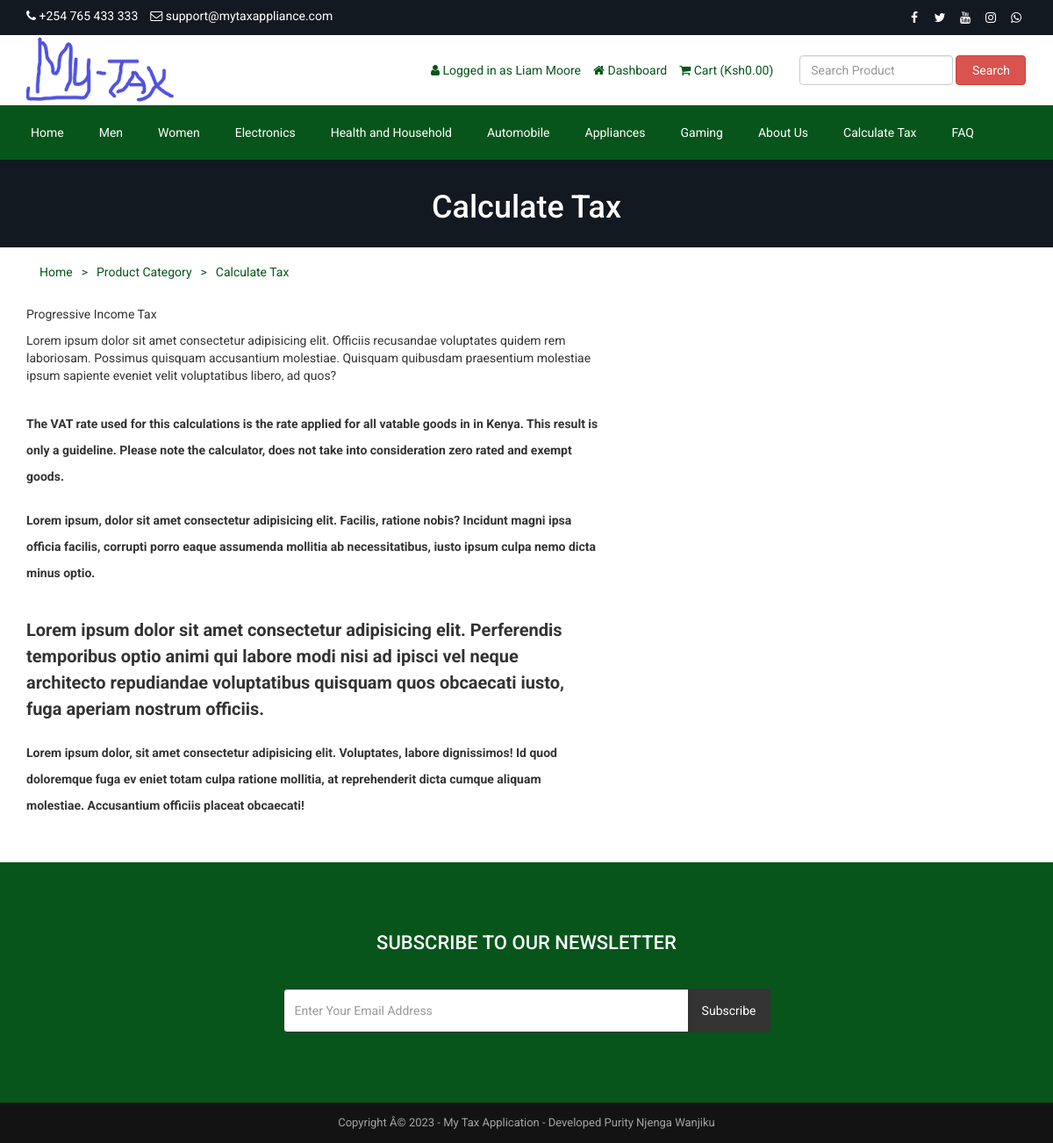
Before: /calculate-tax.php (signed in) with the older database file.
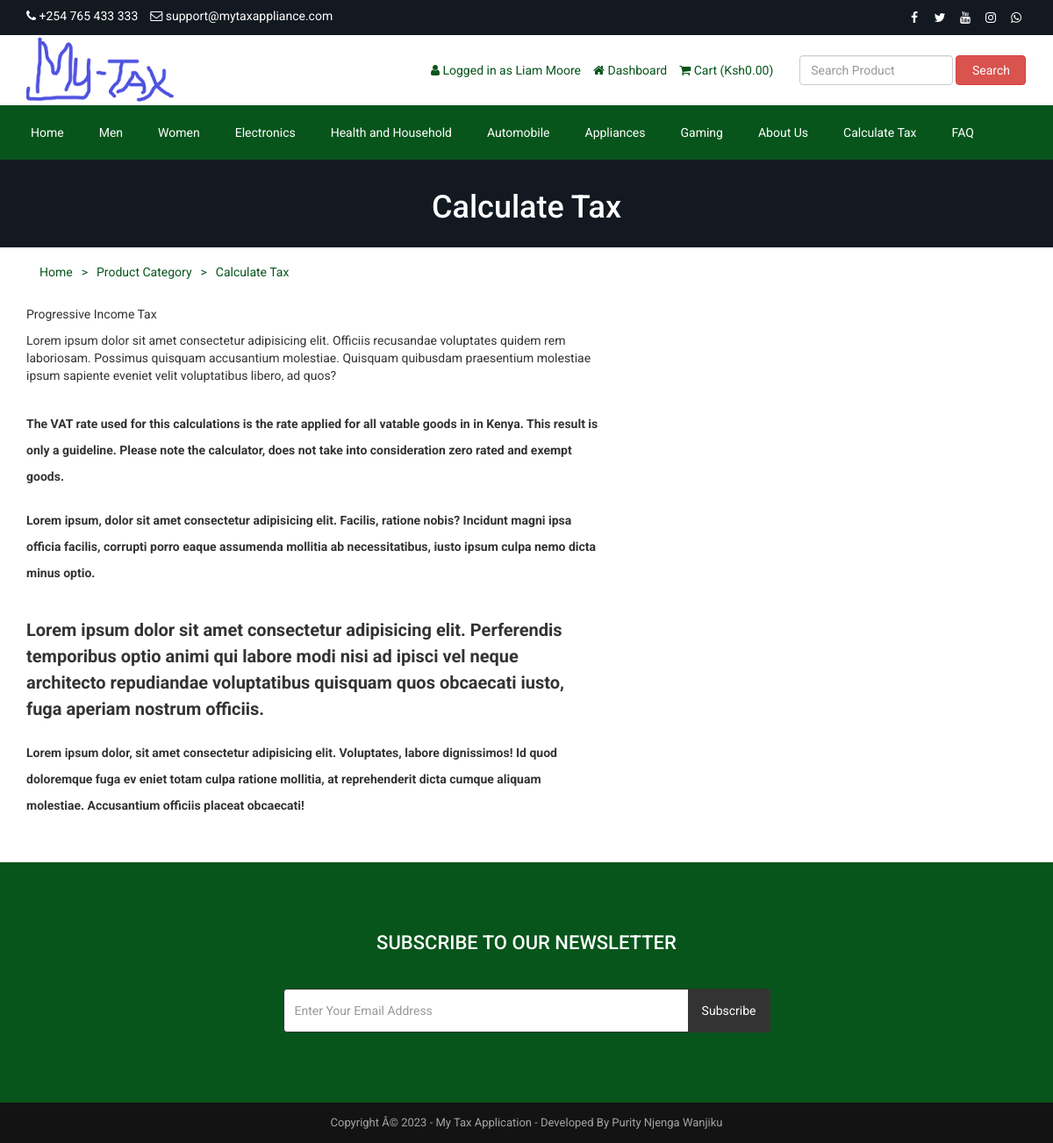
After: the same page with the newer database file.
### tables this page shows
CREATE TABLE `tbl_settings` (
  `id` int(11) NOT NULL,
  `logo` varchar(255) NOT NULL,
  `favicon` varchar(255) NOT NULL,
  `footer_about` text NOT NULL,
  `footer_copyright` text NOT NULL,
  `contact_address` text NOT NULL,
  `contact_email` varchar(255) NOT NULL,
  `contact_phone` varchar(255) NOT NULL,
  `contact_fax` varchar(255) NOT NULL,
  `contact_map_iframe` text NOT NULL,
  `receive_email` varchar(255) NOT NULL,
  `receive_email_subject` varchar(255) NOT NULL,
  `receive_email_thank_you_message` text NOT NULL,
  `forget_password_message` text NOT NULL,
  `total_recent_post_footer` int(11) NOT NULL,
  `total_popular_post_footer` int(11) NOT NULL,
  `total_recent_post_sidebar` int(11) NOT NULL,
  `total_popular_post_sidebar` int(11) NOT NULL,
  `total_featured_product_home` int(11) NOT NULL,
  `total_latest_product_home` int(11) NOT NULL,
  `total_popular_product_home` int(11) NOT NULL,
  `meta_title_home` text NOT NULL,
  `meta_keyword_home` text NOT NULL,
  `meta_description_home` text NOT NULL,
  `banner_login` varchar(2552) NOT NULL,
  `banner_registration` varchar(255) NOT NULL,
  `banner_forget_password` varchar(255) NOT NULL,
  `banner_reset_password` varchar(255) NOT NULL,
  `banner_search` varchar(255) NOT NULL,
  `banner_cart` varchar(255) NOT NULL,
  `banner_checkout` varchar(255) NOT NULL,
  `banner_product_category` varchar(255) NOT NULL,
  `banner_calculate_tax` varchar(255) NOT NULL,
  `banner_blog` varchar(255) NOT NULL,
  `cta_title` varchar(255) NOT NULL,
  `cta_content` text NOT NULL,
  `cta_read_more_text` varchar(255) NOT NULL,
  `cta_read_more_url` varchar(255) NOT NULL,
  `cta_photo` varchar(255) NOT NULL,
  `featured_product_title` varchar(255) NOT NULL,
  `featured_product_subtitle` varchar(255) NOT NULL,
  `latest_product_title` varchar(255) NOT NULL,
  `latest_product_subtitle` varchar(255) NOT NULL,
  `popular_product_title` varchar(255) NOT NULL,
  `popular_product_subtitle` varchar(255) NOT NULL,
  `testimonial_title` varchar(255) NOT NULL,
  `testimonial_subtitle` varchar(255) NOT NULL,
  `testimonial_photo` varchar(255) NOT NULL,
  `blog_title` varchar(255) NOT NULL,
  `blog_subtitle` varchar(255) NOT NULL,
  `newsletter_text` text NOT NULL,
  `paypal_email` varchar(255) NOT NULL,
  `stripe_public_key` varchar(255) NOT NULL,
  `stripe_secret_key` varchar(255) NOT NULL,
  `bank_detail` text NOT NULL,
  `before_head` text NOT NULL,
  `after_body` text NOT NULL,
  `before_body` text NOT NULL,
  `home_service_on_off` int(11) NOT NULL,
  `home_welcome_on_off` int(11) NOT NULL,
  `home_featured_product_on_off` int(11) NOT NULL,
  `home_latest_product_on_off` int(11) NOT NULL,
  `home_popular_product_on_off` int(11) NOT NULL,
  `home_testimonial_on_off` int(11) NOT NULL,
  `home_blog_on_off` int(11) NOT NULL,
  `newsletter_on_off` int(11) NOT NULL,
  `ads_above_welcome_on_off` int(11) NOT NULL,
  `ads_above_featured_product_on_off` int(11) NOT NULL,
  `ads_above_latest_product_on_off` int(11) NOT NULL,
  `ads_above_popular_product_on_off` int(11) NOT NULL,
  `ads_above_testimonial_on_off` int(11) NOT NULL,
  `ads_category_sidebar_on_off` int(11) NOT NULL
);

### calculate-tax.php (the view, shortened to what the changed rows need)
<?php
require_once('header.php');
?>
<?php
$statement = $pdo->prepare("SELECT * FROM tbl_page WHERE id=1");
$statement->execute();
$result = $statement->fetchAll(PDO::FETCH_ASSOC);
foreach ($result as $row) {
    $calculate_tax_title = $row['calculate_tax_title'];
    $calculate_tax_banner = $row['calculate_tax_banner'];
}
?>
<div class="page-banner" style="background-image: url(assets/uploads/<?php echo $calculate_tax_banner; ?>);">
    <div class="inner">
        <h1><?php echo $calculate_tax_title; ?></h1>
    </div>
</div>
<?php require_once('footer.php'); ?>

### header.php (shortened to what the changed rows need)
<?php
include("admin/inc/config.php");
$statement = $pdo->prepare("SELECT * FROM tbl_settings WHERE id=1");
$statement->execute();
$result = $statement->fetchAll(PDO::FETCH_ASSOC);
foreach ($result as $row)
{
	$logo = $row['logo'];
	$contact_email = $row['contact_email'];
	$contact_phone = $row['contact_phone'];
}
?>
<!DOCTYPE html>
<html lang="en">
<head>
	<link rel="stylesheet" href="assets/css/bootstrap.min.css">
	<link rel="stylesheet" href="assets/css/font-awesome.min.css">
	<link rel="stylesheet" href="assets/css/owl.carousel.min.css">
	<link rel="stylesheet" href="assets/css/owl.theme.default.min.css">
	<link rel="stylesheet" href="assets/css/jquery.bxslider.min.css">
    <link rel="stylesheet" href="assets/css/magnific-popup.css">
    <link rel="stylesheet" href="assets/css/rating.css">
	<link rel="stylesheet" href="assets/css/spacing.css">
	<link rel="stylesheet" href="assets/css/bootstrap-touch-slider.css">
	<link rel="stylesheet" href="assets/css/animate.min.css">
	<link rel="stylesheet" href="assets/css/tree-menu.css">
	<link rel="stylesheet" href="assets/css/select2.min.css">
	<link rel="stylesheet" href="assets/css/main.css">
	<link rel="stylesheet" href="assets/css/responsive.css">
	<?php
	$statement = $pdo->prepare("SELECT * FROM tbl_page WHERE id=1");
	$statement->execute();
	$result = $statement->fetchAll(PDO::FETCH_ASSOC);
		?>
</head>
<body>
<div class="top">
	<div class="container">
		<div class="row">
			<div class="col-md-6 col-sm-6 col-xs-12">
				<div class="left">
					<ul>
						<li><i class="fa fa-phone"></i> <?php echo $contact_phone; ?></li>
						<li><i class="fa fa-envelope-o"></i> <?php echo $contact_email; ?></li>
					</ul>
				</div>
			</div>
		</div>
	</div>
</div>
<div class="header">
	<div class="container">
		<div class="row inner">
			<div class="col-md-4 logo">
				<a href="index.php"><img src="assets/uploads/<?php echo $logo; ?>" alt="logo image"></a>
			</div>
		</div>
	</div>
</div>

### footer.php (shortened to what the changed rows need)
<?php
$statement = $pdo->prepare("SELECT * FROM tbl_settings WHERE id=1");
$statement->execute();
$result = $statement->fetchAll(PDO::FETCH_ASSOC);
foreach ($result as $row) {
	$footer_copyright = $row['footer_copyright'];
	$newsletter_on_off = $row['newsletter_on_off'];
}
?>
<?php if ($newsletter_on_off == 1) : ?>
	<section class="home-newsletter">
		<div class="container">
			<div class="row">
				<div class="col-md-6 col-md-offset-3">
					<div class="single">
						<form action="" method="post">
							<h2><?php echo LANG_VALUE_93; ?></h2>
					</div>
				</div>
			</div>
		</div>
	</section>
<?php endif; ?>
<div class="footer-bottom">
	<div class="container">
		<div class="row">
			<div class="col-md-12 copyright">
				<?php echo $footer_copyright; ?>
			</div>
		</div>
	</div>
</div>
</body>
</html>

Changed rows visible on the page:
changed tbl_settings "support@mytaxappliance.com": footer_copyright "Copyright Â© 2023 - My Tax Application - Developed Purity Njenga Wanjiku" → "Copyright Â© 2023 - My Tax Application - Developed By Purity Njenga Wanjiku"
